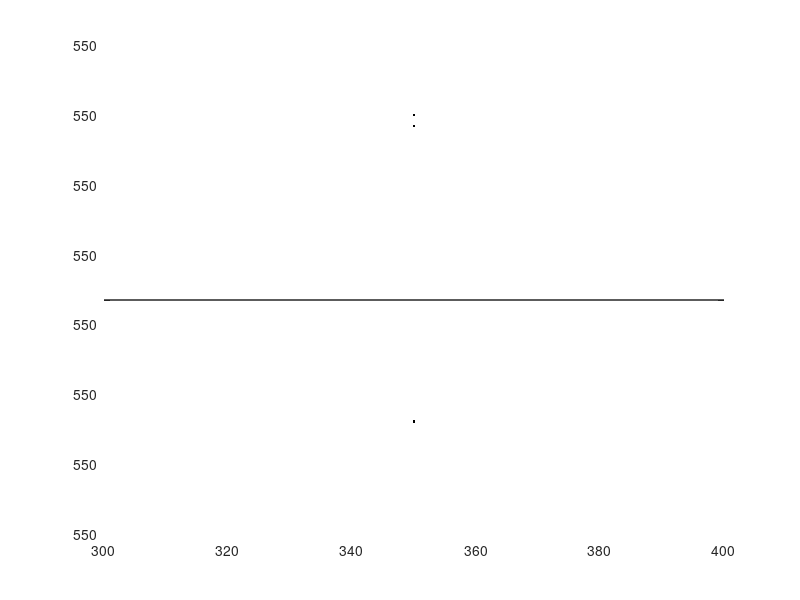

Source code (MATLAB):
G.nx=1000;
G.nz=1000;

%% PSO parameters
number_of_parameters=2;
number_of_particles=25;   
number_of_interations=160;   

c1=2.5586;
c2=1.3358; 
w =0.3925;

Xmin=diag([ 1,      1])*ones(number_of_parameters,number_of_particles); 
Xmax=diag([ G.nx,   G.nz])*ones(number_of_parameters,number_of_particles); 
Vmin=diag([-G.nx/3,-G.nz/3])*ones(number_of_parameters,number_of_particles); 
Vmax=diag([ G.nx/3, G.nz/3])*ones(number_of_parameters,number_of_particles); 

%% Initialization
X=Xmin+(Xmax-Xmin).*rand(number_of_parameters,number_of_particles); 
V=zeros(number_of_parameters,number_of_particles);

F=-((X(1,:)-350).^2 + (X(2,:)-550).^2); 

[gmax,maxpos]=max(F);
Xgmax=X(:,maxpos)*ones(1,number_of_particles);

pmax=-inf(1,number_of_particles);
Xpmax=X;

%% Iterations
for i=1:number_of_interations     
    V=w*V+c1*rand(number_of_parameters,number_of_particles).*(Xpmax-X)...
         +c2*rand(number_of_parameters,number_of_particles).*(Xgmax-X);
    V=min(max(V,Vmin),Vmax);
    X=X+V;  
    ind=((X<Xmin)+(X>Xmax))==1;
    Xrand=Xmin+(Xmax-Xmin).*rand(number_of_parameters,number_of_particles); 
    X(ind)=Xrand(ind);  
    F=-((X(1,:)-350).^2 + (X(2,:)-550).^2); 
    ind=F>pmax;
    pmax(ind)=F(ind);
    Xpmax(:,ind)=X(:,ind);
    [gmax,maxpos]=max(F);
    Xgmax=X(:,maxpos)*ones(1,number_of_particles);
end

%% Plot result
plot(X(1,:),X(2,:),'.k')